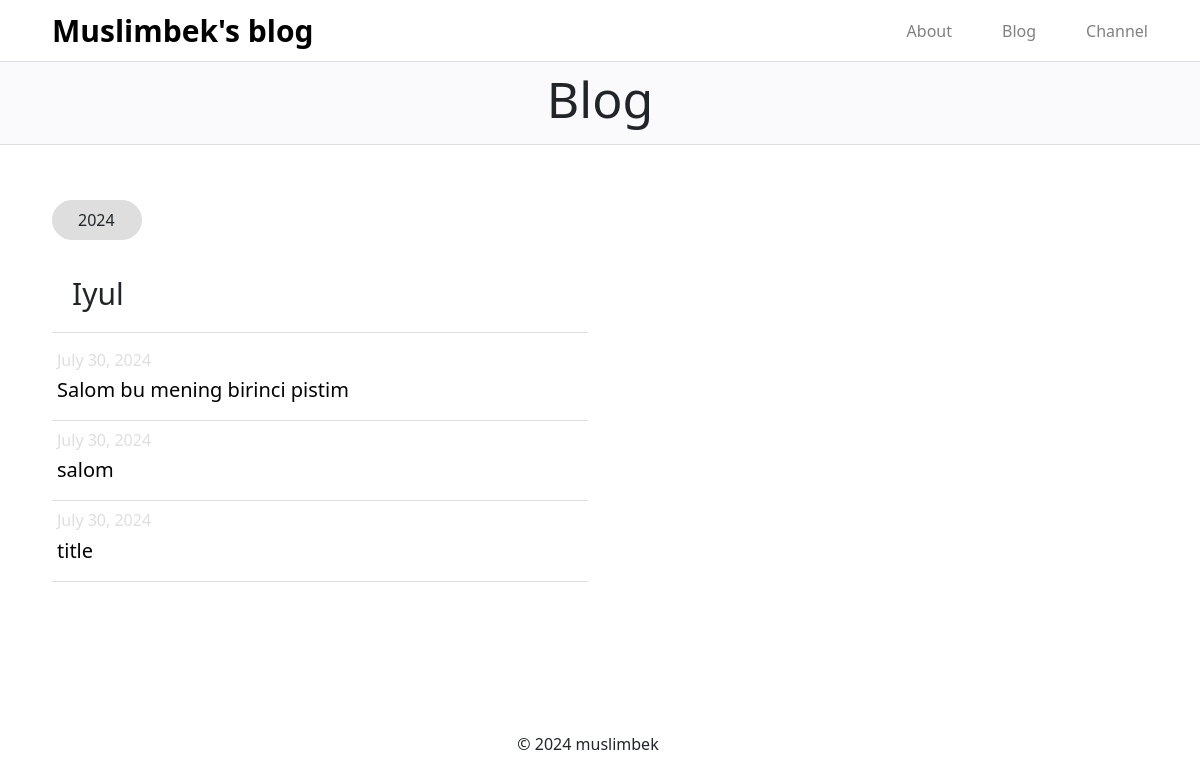
/blog/, run on an earlier commit of the app's database.
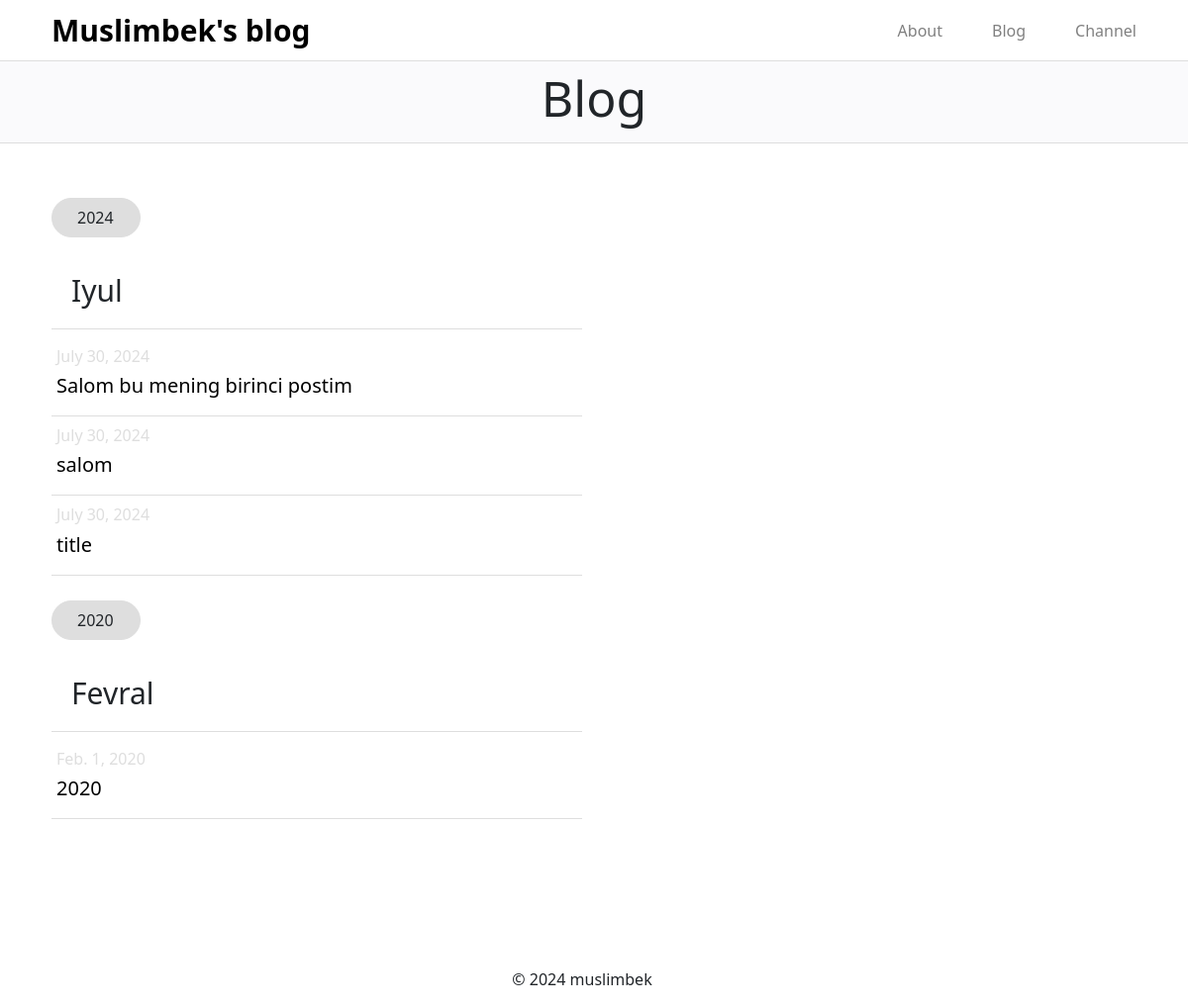
And on a later commit of the database.
### mainApp/models.py (models this page shows, shortened)
class BlogPost(models.Model):
    title = models.CharField(max_length=255)
    text = models.TextField()
    datetime = models.DateField()
    slug = models.SlugField(unique=True, blank=True, null=True)

### mainApp/views.py (the view)
# urls.py: 2. Add a URL to urlpatterns:  path('blog/', include('blog.urls'))
def blog(request):
    blogs = BlogPost.objects.all()
    blog_dict = defaultdict(lambda: defaultdict(list))
    for blog in blogs:
        year = blog.datetime.year
        month = blog.datetime.strftime('%B').lower()
        uzbek_month = MONTH_TRANSLATIONS[month]
        blog_dict[year][uzbek_month].append(blog)
    blog_dict = {year: dict(months) for year, months in blog_dict.items()}
    context = {
        'blogs': blog_dict
    }
    return render(request, 'blog.html', context)

### templates/blog.html (shortened to what this page needs)
<!DOCTYPE html>
{% load static %}
<html lang="uz">
<head>
    <link rel="stylesheet" href="{% static 'bootstrap-5.0.2-dist/css/bootstrap.css' %}">
    <link rel="stylesheet" href="{% static 'css/blog.css' %}">
</head>
<body>
    <div class="container-fluid">
        <div class="row navbar">
            <div class="col-12 col-md-6 col-sm-6 navbar-icon"><a href="/">Muslimbek's blog</a></div>
            <div class="col-12 col-md-6 col-sm-6 navbar-link">
                <div><a href="/about/">About</a></div>
                <div><a href="/blog/">Blog</a></div>
                <div><a href="https://t.me/+TEmib5r3-YtmNDAy" target="_blank">Channel</a></div>
            </div>
        </div>
        <div class="row blog">
            <div class="col-12">
                <h1>Blog</h1>
            </div>
        </div>
        <div class="row main">
            <div class="col-12 col-md-6 col-sm-6 main-card1">
                {% for year,months in blogs.items %}
                    <p>{{ year }}</p>
                        {% for month, blogposts in months.items %}
                        <h3>{{ month }}</h3>
                            {% for blog in blogposts %}
                                <div class="main-card1-link">
                                    <a href="/blog/{{blog.slug}}"><h6>{{blog.datetime}}</h6> <h5>{{blog.title}}</h5></a>
                                </div>
                            {% endfor %}
                        {% endfor %}
                {% endfor %}
            </div>
        </div>
        <div class="row footer">
            <p>© 2024 muslimbek</p>
        </div>
    </div>
</body>
</html>

### static/css/blog.css (style rules this page uses)
body { margin: 0; padding: 0; -webkit-box-sizing: border-box; box-sizing: border-box; }
.container-fluid .navbar { padding-right: 40px; padding-left: 40px; border-bottom: 1px solid #DEDEDE; }
.container-fluid .navbar .navbar-icon a { font-size: 30px; font-weight: bold; text-decoration: none; color: #000; }
.container-fluid .navbar .navbar-link { -webkit-box-pack: end; -ms-flex-pack: end; justify-content: end; display: -webkit-box; display: -ms-flexbox; display: flex; }
.container-fluid .navbar .navbar-link a { text-decoration: none; margin-left: 50px; color: grey; }
.container-fluid .blog { background-color: #FAFAFC; border-bottom: 1px solid #DEDEDE; padding: 7px 0px; }
.container-fluid .blog .col-12 h1 { font-weight: 400; font-size: 50px; text-align: center; }
.container-fluid .main { padding-left: 40px; padding-right: 40px; padding-top: 30px; }
.container-fluid .main .main-card1 p { margin-top: 25px; border: 1px solid #DEDEDE; width: 90px; padding: 7px 25px; background-color: #DEDEDE; border-radius: 20px; }
.container-fluid .main .main-card1 h3 { font-weight: 500; font-size: 30px; padding: 20px 0px; padding-bottom: 20px; border-bottom: 1px solid #DEDEDE; padding-left: 20px; }
.container-fluid .main .main-card1 .main-card1-link { width: 100%; padding: 10px 5px; border-bottom: 1px solid #DEDEDE; }
.container-fluid .main .main-card1 .main-card1-link a { width: 100%; cursor: pointer; display: inline-block; position: relative; -webkit-transition: 0.5s; transition: 0.5s; text-decoration: none; }
.container-fluid .main .main-card1 .main-card1-link a h6 { font-weight: normal; color: #DEDEDE; }
.container-fluid .main .main-card1 .main-card1-link a h5 { font-size: 20l, m px; font-weight: normal; color: #000; }
.container-fluid .main .main-card1 .main-card1-link a:after { width: 30px; font-size: 50px; content: '»'; position: absolute; margin-top: -25px; opacity: 0; top: 10px; right: -20px; -webkit-transition: 0.5s; transition: 0.5s; }
.container-fluid .footer { margin-top: 150px; width: 100%; text-align: center; }

What changed in the data, as far as the page shows it:
changed BlogPost: title "Salom bu mening birinci pistim" → "Salom bu mening birinci postim"
added BlogPost: month "Fevral", datetime "Feb. 1, 2020", title "2020"
Also different on the page:
new list line: "2020"
